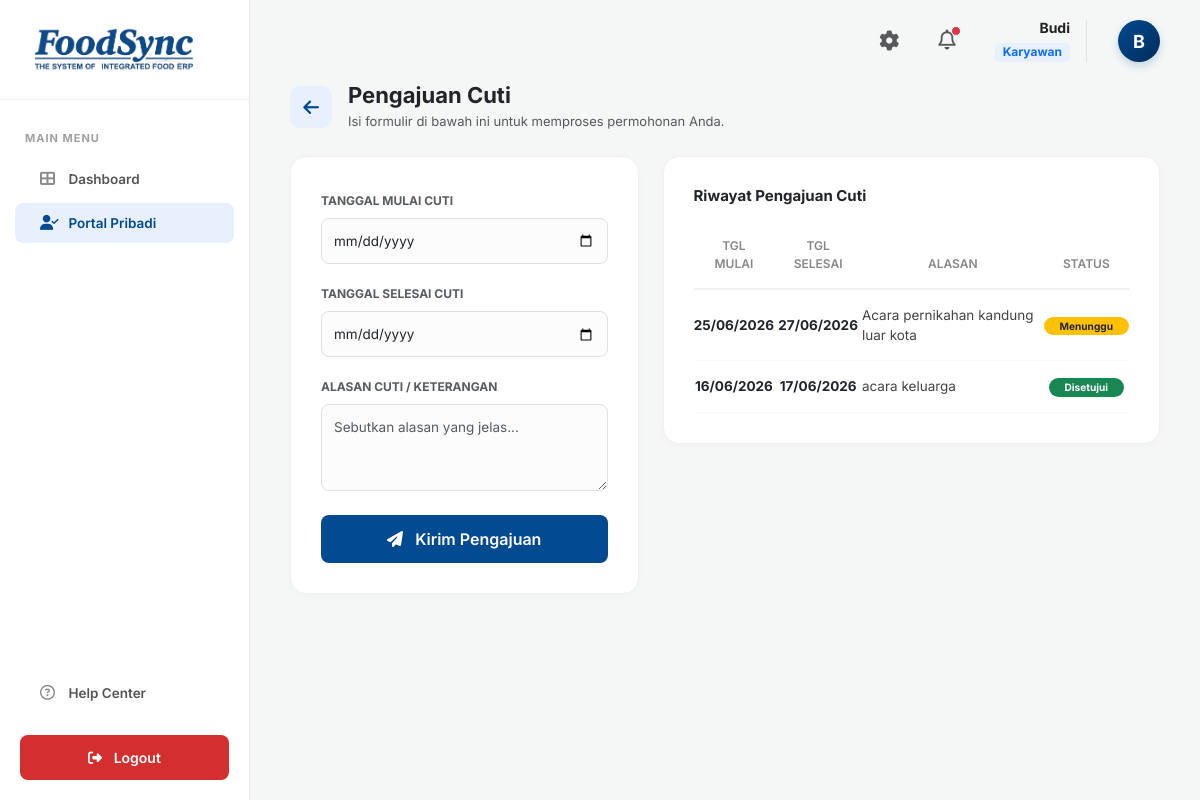
Screenshot of /Modul_HR/karyawan_cuti.php (signed in) with the database file from the repository.
### tables this page shows
CREATE TABLE `tb_cuti` (
  `id_cuti` int(11) NOT NULL,
  `id_karyawan` varchar(20) NOT NULL,
  `tgl_mulai` date NOT NULL,
  `tgl_selesai` date NOT NULL,
  `alasan` text NOT NULL,
  `status` enum('Pending','Disetujui','Ditolak') DEFAULT 'Pending'
);

### Modul_HR/karyawan_cuti.php (the view, shortened to what this page needs)
<?php
require 'koneksi.php';
$id_karyawan = $_SESSION['id_karyawan'];
$user_name = $_SESSION['nama_lengkap'];
$role = $_SESSION['role_akun'];
$query_riwayat = mysqli_query($conn, "SELECT * FROM tb_cuti WHERE id_karyawan = '$id_karyawan' ORDER BY id_cuti DESC");
?>
<!DOCTYPE html>
<html lang="id">
<head>
    <link href="https://cdn.jsdelivr.net/npm/bootstrap@5.3.0/dist/css/bootstrap.min.css" rel="stylesheet">
    <link rel="stylesheet" href="https://cdnjs.cloudflare.com/ajax/libs/font-awesome/6.4.0/css/all.min.css">
</head>
<body>
    <?php $current_page = basename($_SERVER['PHP_SELF']); ?>
    <div class="sidebar">
        <div class="brand-logo-container">
            <img src="logo.png" alt="FoodSync Logo" class="brand-logo-img">
        </div>
        <div class="menu-title">MAIN MENU</div>
        <ul class="nav flex-column">
            <li class="nav-item"><a class="nav-link <?= ($current_page == 'dashboard.php') ? 'active' : ''; ?>" href="dashboard.php"><i class="fas fa-th-large"></i> Dashboard</a></li>
            <li class="nav-item"><a class="nav-link <?= in_array($current_page, ['karyawan.php', 'karyawan_cuti.php', 'karyawan_reimbursement.php']) ? 'active' : ''; ?>" href="karyawan.php"><i class="fas fa-user-check"></i> Portal Pribadi</a></li>
        </ul>
        <div class="mt-auto">
            <ul class="nav flex-column mb-3">
                <li class="nav-item"><a class="nav-link <?= ($current_page == 'help_center.php') ? 'active' : ''; ?>" href="help_center.php"><i class="far fa-question-circle"></i> Help Center</a></li>
            </ul>
            <a href="logout.php" class="btn-logout d-block"><i class="fas fa-sign-out-alt me-2"></i> Logout</a>
        </div>
    </div>
    <div class="main-content">
        <div class="top-bar">
            <div class="user-profile d-flex align-items-center">
                <i class="fas fa-cog text-muted fs-5 me-4" style="cursor:pointer; transition:0.2s;" onmouseover="this.style.color='#004a8f'" onmouseout="this.style.color='#6c757d'" data-bs-toggle="modal" data-bs-target="#modalPengaturan" title="Keamanan Akun"></i>
                <div class="dropdown me-4">
                    <div data-bs-toggle="dropdown" aria-expanded="false" style="position: relative; cursor:pointer;" id="bell-icon-container">
                        <i class="far fa-bell text-muted fs-5" style="transition:0.2s;" onmouseover="this.style.color='#004a8f'" onmouseout="this.style.color='#6c757d'"></i>
                        <span id="notif-dot" class="position-absolute top-0 start-100 translate-middle bg-danger border border-light rounded-circle notif-pulse" style="width: 10px; height: 10px; margin-top: 2px;"></span>
                    </div>
                </div>
                <div class="user-info text-end border-end pe-3 me-3">
                    <div class="user-name mb-1"><?= explode(' ', trim($user_name))[0]; ?></div>
                    <div class="user-role fw-bold text-primary" style="background:#e8f0fe; padding:2px 8px; border-radius:4px; display:inline-block;"><?= $role; ?></div>
                </div>
                <div style="width: 42px; height: 42px; background: linear-gradient(135deg, #004a8f, #002d5c); color: white; border-radius: 50%; display: flex; align-items: center; justify-content: center; font-weight: bold; font-size: 18px; box-shadow: 0 4px 8px rgba(0,74,143,0.2);">
                    <?= substr($user_name, 0, 1); ?>
                </div>
            </div>
        </div>
        <div class="content-body">
            <div class="d-flex align-items-center gap-3 mb-4">
                <a href="karyawan.php" class="btn-back-icon" title="Kembali ke Portal Karyawan"><i class="fas fa-arrow-left"></i></a>
                <div>
                    <h4 class="fw-bold mb-1 text-dark" style="font-size: 22px;">Pengajuan Cuti</h4>
                    <p class="text-muted mb-0" style="font-size: 13px;">Isi formulir di bawah ini untuk memproses permohonan Anda.</p>
                </div>
            </div>
            <div class="row g-4">
                <div class="col-lg-5">
                    <div class="card-panel m-0">
                        <form method="POST">
                            <div class="mb-3">
                                <label class="form-label fw-bold text-muted" style="font-size: 12px; text-transform:uppercase;">Tanggal Mulai Cuti</label>
                                <input type="date" name="tgl_mulai" class="form-control" required>
                            </div>
                            <div class="mb-3">
                                <label class="form-label fw-bold text-muted" style="font-size: 12px; text-transform:uppercase;">Tanggal Selesai Cuti</label>
                                <input type="date" name="tgl_selesai" class="form-control" required>
                            </div>
                            <div class="mb-4">
                                <label class="form-label fw-bold text-muted" style="font-size: 12px; text-transform:uppercase;">Alasan Cuti / Keterangan</label>
                                <textarea name="alasan" class="form-control" rows="3" placeholder="Sebutkan alasan yang jelas..." required></textarea>
                            </div>
                            <button type="submit" name="ajukan_cuti" class="btn-submit w-100"><i class="fas fa-paper-plane me-2"></i> Kirim Pengajuan</button>
                        </form>
                    </div>
                </div>
                <div class="col-lg-7">
                    <div class="card-panel m-0">
                        <h6 class="fw-bold mb-4 text-dark" style="font-size: 15px;">Riwayat Pengajuan Cuti</h6>
                        <div class="table-responsive">
                            <table class="table table-custom text-center mb-0">
                                <thead><tr><th>Tgl Mulai</th><th>Tgl Selesai</th><th>Alasan</th><th>Status</th></tr></thead>
                                <tbody>
                                    <?php if(mysqli_num_rows($query_riwayat) > 0): ?>
                                        <?php while($row = mysqli_fetch_assoc($query_riwayat)): ?>
                                            <tr>
                                                <td class="fw-bold text-dark"><?= date('d/m/Y', strtotime($row['tgl_mulai'])); ?></td>
                                                <td class="fw-bold text-dark"><?= date('d/m/Y', strtotime($row['tgl_selesai'])); ?></td>
                                                <td class="text-start"><?= $row['alasan']; ?></td>
                                                <td>
                                                    <?php if($row['status'] == 'Pending'): ?>
                                                        <span class="badge bg-warning text-dark px-3 py-1 rounded-pill">Menunggu</span>
                                                    <?php elseif($row['status'] == 'Disetujui'): ?>
                                                        <span class="badge bg-success px-3 py-1 rounded-pill">Disetujui</span>
                                                    <?php else: ?>
                                                        <span class="badge bg-danger px-3 py-1 rounded-pill">Ditolak</span>
                                                    <?php endif; ?>
                                                </td>
                                            </tr>
                                        <?php endwhile; ?>
                                    <?php else: ?>
                                        <tr><td colspan="4" class="text-muted py-4">Belum ada riwayat pengajuan cuti.</td></tr>
                                    <?php endif; ?>
                                </tbody>
                            </table>
                        </div>
                    </div>
                </div>
            </div>
        </div>
    </div>
</body>
</html>

### Modul_HR/karyawan_cuti.php (style rules this page uses)
body { background-color: #f4f7f6; font-family: 'Inter', sans-serif; overflow-x: hidden; color: #333; }
.sidebar { width: 250px; height: 100vh; background-color: #ffffff; position: fixed; top: 0; left: 0; display: flex; flex-direction: column; border-right: 1px solid #eaeaea; z-index: 1000; overflow-y: auto; }
.brand-logo-container { padding: 20px; text-align: center; border-bottom: 1px solid #f0f0f0; margin-bottom: 20px; height: 100px; display: flex; align-items: center; justify-content: center; }
.brand-logo-img { width: 100%; max-width: 200px; max-height: 75px; object-fit: contain; }
.menu-title { font-size: 11px; font-weight: 700; color: #a0a0a0; padding: 0 25px; margin-bottom: 10px; margin-top: 10px; text-transform: uppercase; letter-spacing: 1px; }
.nav-link { color: #555; font-weight: 600; padding: 10px 25px; margin: 2px 15px; border-radius: 8px; font-size: 13.5px; transition: 0.2s; }
.nav-link i { width: 25px; color: #888; font-size: 15px; }
.nav-link.active { background-color: #e8f0fe; color: #004a8f; }
.nav-link.active i { color: #004a8f; }
.btn-logout { background-color: #d32f2f; color: white; border-radius: 8px; padding: 12px; font-weight: 600; font-size: 14px; text-align: center; text-decoration: none; margin: 20px; transition: 0.2s; }
.main-content { margin-left: 250px; padding: 0; }
.top-bar { background-color: #f4f7f6; padding: 20px 40px; display: flex; justify-content: flex-end; align-items: center; }
.user-profile { display: flex; align-items: center; gap: 15px; }
.user-info { text-align: right; line-height: 1.2; }
.user-name { font-weight: 700; font-size: 14px; color: #222; }
.user-role { font-size: 12px; color: #888; }
.content-body { padding: 0 40px 40px 40px; }
.card-panel { background: white; border-radius: 16px; padding: 30px; box-shadow: 0 2px 8px rgba(0,0,0,0.02); border: 1px solid #f0f0f0; margin-bottom: 20px; }
.form-control { border-radius: 8px; border: 1px solid #e0e0e0; padding: 12px; font-size: 13.5px; background-color: #fcfcfc; }
.btn-submit { background-color: #004a8f; color: white; border: none; padding: 12px 25px; border-radius: 8px; font-weight: 600; transition: 0.2s; }
.table-custom th { font-size: 12px; color: #888; text-transform: uppercase; font-weight: 600; border-bottom: 2px solid #f0f0f0; padding-bottom: 15px; }
.table-custom td { padding: 15px 0; font-size: 13.5px; color: #444; border-bottom: 1px solid #f8f9fa; vertical-align: middle; }
.btn-back-icon { display: inline-flex; align-items: center; justify-content: center; width: 42px; height: 42px; background-color: #e8f0fe; color: #004a8f; border-radius: 10px; text-decoration: none; font-size: 18px; transition: 0.2s; flex-shrink: 0; }
.notif-pulse { animation: pulse-red 2s infinite; }

### rows the page displays
tb_cuti: tgl_mulai "25/06/2026", tgl_selesai "27/06/2026", alasan "Acara pernikahan kandung luar kota", status "Menunggu"
tb_cuti: tgl_mulai "16/06/2026", tgl_selesai "17/06/2026", alasan "acara keluarga", status "Disetujui"

### other values shown
explode(' ', trim($user_name))[0] "Budi"
$role "Karyawan"
substr($user_name, 0, 1) "B"
